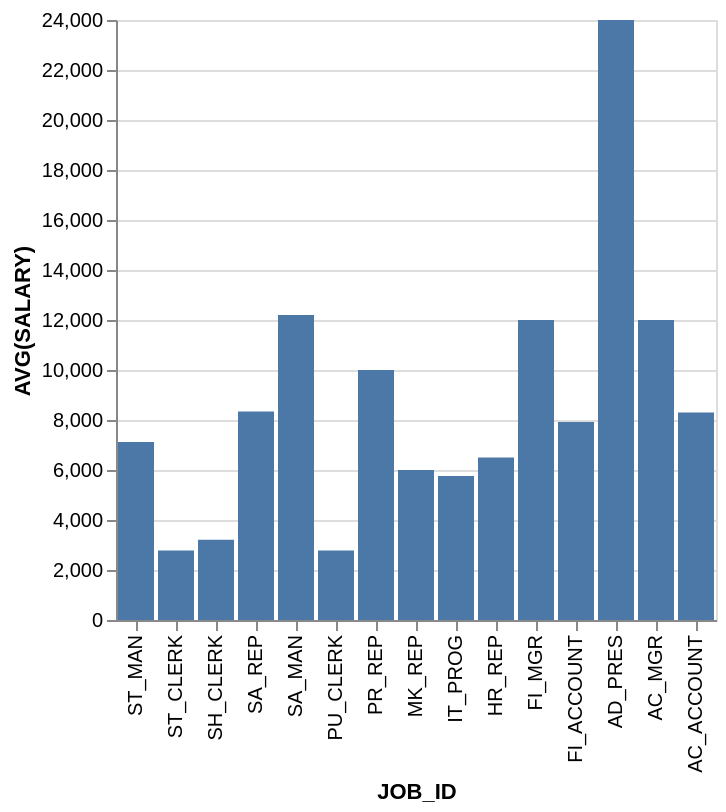

Here is the Vega-Lite specification saved for this chart:
### Vega-Lite specification from a JSON file in a GitHub repository (floating-point values rounded to 4 significant figures)
{"data": {"values": [{"x_data": "AC_ACCOUNT", "y_data": 8300}, {"x_data": "AC_MGR", "y_data": 12000}, {"x_data": "AD_PRES", "y_data": 24000}, {"x_data": "FI_ACCOUNT", "y_data": 7920}, {"x_data": "FI_MGR", "y_data": 12000}, {"x_data": "HR_REP", "y_data": 6500}, {"x_data": "IT_PROG", "y_data": 5760}, {"x_data": "MK_REP", "y_data": 6000}, {"x_data": "PR_REP", "y_data": 10000}, {"x_data": "PU_CLERK", "y_data": 2780}, {"x_data": "SA_MAN", "y_data": 12200}, {"x_data": "SA_REP", "y_data": 8341.0}, {"x_data": "SH_CLERK", "y_data": 3215}, {"x_data": "ST_CLERK", "y_data": 2785}, {"x_data": "ST_MAN", "y_data": 7125}]}, "mark": "bar", "encoding": {"x": {"field": "x_data", "type": "nominal", "title": "JOB_ID", "sort": "descending"}, "y": {"field": "y_data", "type": "quantitative", "title": "AVG(SALARY)"}}}
